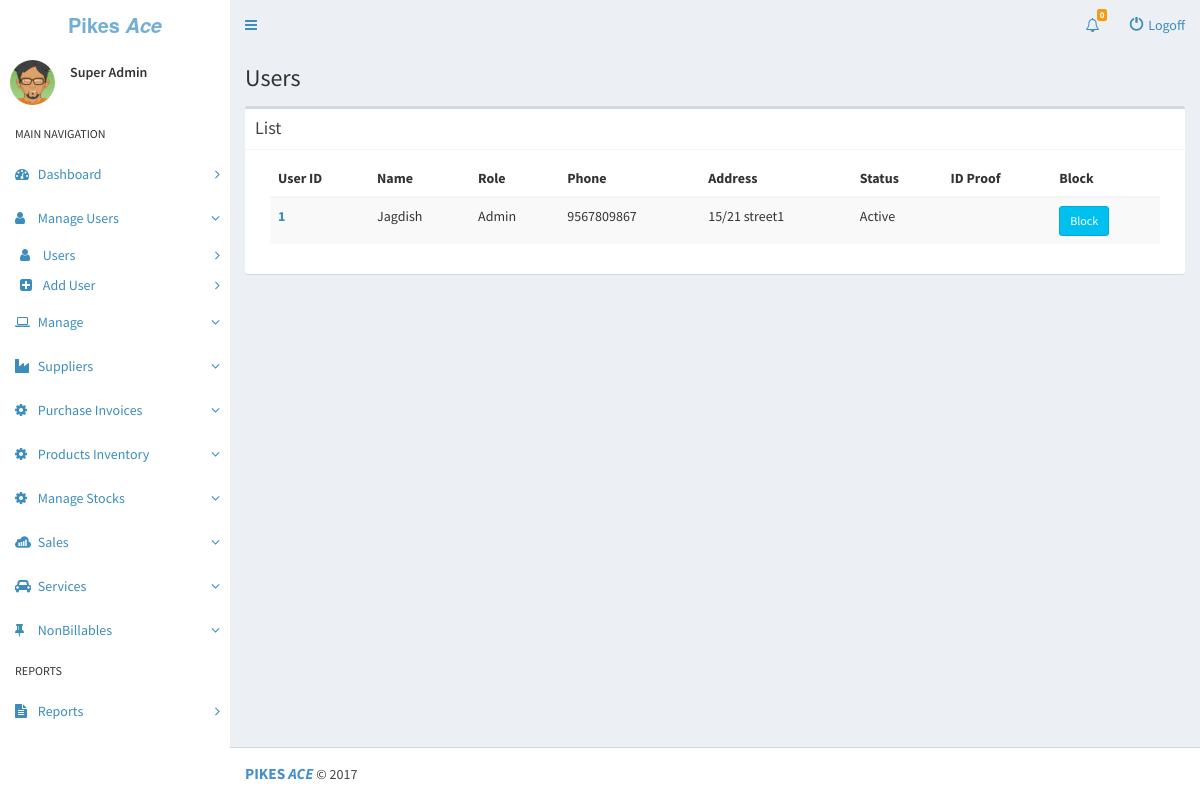
Screenshot of /pages/php/users.php (signed in) with the database file from the repository.
### tables this page shows
CREATE TABLE IF NOT EXISTS `role` (
  `RoleID` int(11) NOT NULL AUTO_INCREMENT,
  `RoleName` varchar(20) DEFAULT NULL,
  PRIMARY KEY (`RoleID`)
);

CREATE TABLE IF NOT EXISTS `user` (
  `UserID` int(11) NOT NULL AUTO_INCREMENT,
  `Email` varchar(45) NOT NULL,
  `Name` varchar(30) NOT NULL,
  `Password` varchar(200) NOT NULL,
  `RoleID` int(11) NOT NULL,
  `TimeStamp` timestamp NOT NULL DEFAULT CURRENT_TIMESTAMP ON UPDATE CURRENT_TIMESTAMP,
  `PasswordRecovery` varchar(60) DEFAULT NULL COMMENT 'This field will contain password recovery key. In case if user clicks on forgot password.',
  `UserPhone` varchar(10) NOT NULL,
  `Address` varchar(255) NOT NULL,
  `Status` int(2) NOT NULL,
  `Hidden` int(2) NOT NULL,
  PRIMARY KEY (`UserID`)
);

### pages/php/users.php (the view, shortened to what this page needs)
<?php
require '_core.php';
if(isLogin() && isAdmin())
{
require '_header.php';
?>
<div class="content-wrapper">
  <section class="content-header" id="MainEventInfo" >
    <h1>
      <div>Users
    </h1>
  </section>
  <section class="content">
    <div class="box">
      <div class="box-header with-border">
        <h3 class="box-title">List</h3>
      </div>
      <div class="box-body">
      <div class="table-responsive col-sm-12" >
          <table id="usersTable" class="table table-striped table-hover" >
            <thead>
              <tr>
                <th>User ID</th>
                <th>Name</th>
                <th>Role</th>
                <th>Phone</th>
                <th>Address</th>
                <th>Status</th>
                <th>ID Proof</th>
                <th>Block</th>
              </tr>
            </thead>
            <tbody>
              <?php
                $users = GetUsers();
                while ($user = mysql_fetch_assoc($users)) {
                  ?>
                  <tr>
                    <th><?php echo '<a href="ManageUsers.php?id='.$user['UserID'].'">' . $user['UserID'] . '</a>'; ?></th>
                    <td><?php echo $user['Name']; ?></td>
                    <td><?php echo $user['RoleName']; ?></td>
                    <td><?php echo $user['UserPhone']; ?></td>
                    <td><?php echo $user['Address'] ?></td>
                    <td><?php if($user['Status'] == '1') echo 'Active'; else echo 'Inactive'; ?></td>
                    <td>
                    </td>
                    <td>
                    <?php
                      if($user['RoleID'] != 1) {
                        $ID = $user['UserID'];
                        if($user['Status'] == '1') {
                          echo '<input type="button" class="btn btn-sm btn-info" value="Block" onclick="BlockUser(this,\''.$ID.'\')" />';
                        } else {
                          echo '<input type="button" class="btn btn-sm btn-danger" value="Unblock" onclick="UnBlockUser(this,\''.$ID.'\')" />';
                        }
                      } else echo 'NA';
                      ?>
                  </td>
                  </tr>
                  <?php
                }
              ?>
            </tbody>
          </table>
      </div>
      </div>
    </div>
  </section>
</div>
<?php
require '_footer.php';
}
else
{
  header('Location: ../../index.php');
}
?>

### pages/php/_core.php (shortened to what this page needs)
<?php
function isLogin() {
  if(isset($_SESSION['userName']) && !empty($_SESSION['userName'])) {
    return true;
  } else {
    return false;
  }
}
function getUserRole() {
  if(isset($_SESSION['userName']) && !empty($_SESSION['userName'])) {
    $userName = $_SESSION['userName'];
    $GetRoleName = mysql_query("SELECT r.RoleName FROM user u JOIN role r ON u.RoleID = r.RoleID WHERE u.Name = '$userName' ");
    if(mysql_num_rows($GetRoleName)==1) {
        $RoleName = mysql_fetch_assoc($GetRoleName);
        echo $RoleName['RoleName'];
    } else {
      echo "null";
    }
  } else {
    echo 'No User';
  }
}
function isAdmin() {
  $userName = $_SESSION['userName'];
  if($CheckAdmin = mysql_query("SELECT * FROM user WHERE RoleID <= '2' AND Name = '$userName' ")) {
    if(mysql_num_rows($CheckAdmin) == 1) {
      return true;
    } else {
      return false;
    }
  } else {
    return false;
  }
}
function GetUsers() {
    if($getUsers = mysql_query("SELECT u.*, r.RoleName FROM user u JOIN role r ON u.RoleID = r.RoleID WHERE Hidden=0")) {
    return $getUsers;
  } else {
    return false;
  }
}
?>

### rows the page displays
role: RoleName "Super Admin"
user: UserID "1", Name "Jagdish", RoleID.RoleName "Admin", UserPhone "9567809867", Address "15/21 street1", Status "Active"
